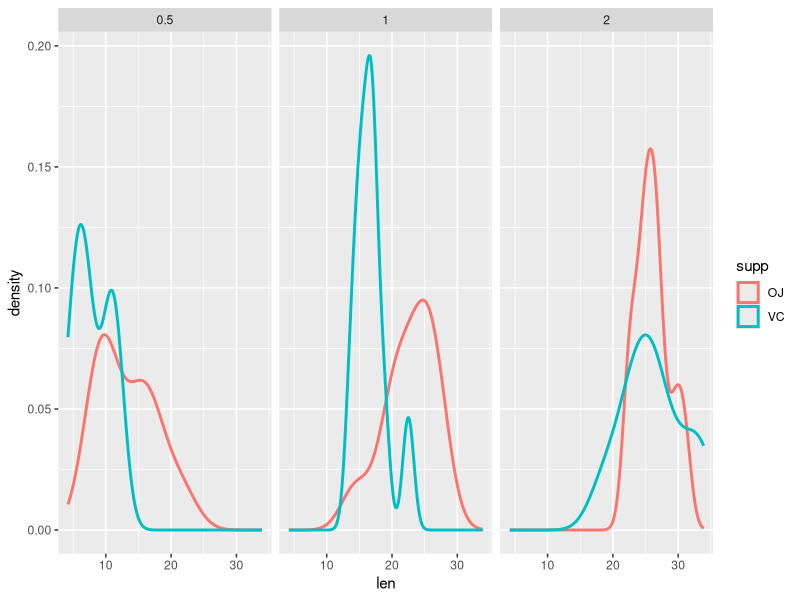

Write R code to recreate this figure.
## ---- chunk 1
knitr::opts_chunk$set(echo = TRUE)
library(ggplot2)
## ---- chunk 2
data("ToothGrowth")
str(ToothGrowth)
## ---- chunk 3
summary(ToothGrowth)
## ---- chunk 4
d <- ToothGrowth
g <- ggplot(d, aes(len, color = supp))
g <- g + facet_grid(.~dose)
g <- g + geom_density(size = 1)
print(g)

## ---- chunk 5
g1 <- d[d$supp == "OJ" & d$dose == 0.5, ]$len
g2 <- d[d$supp == "VC" & d$dose == 0.5, ]$len
difference <- g2 - g1
mn <- mean(difference)
s <- sd(difference)
n <- length(difference)
mn + c(-1, 1) * qt(.975, n - 1) * s / sqrt(n)
## ---- chunk 6
t.test(difference)
## ---- chunk 7
g1 <- d[d$supp == "OJ" & d$dose == 1, ]$len
g2 <- d[d$supp == "VC" & d$dose == 1, ]$len
difference <- g2 - g1
mn <- mean(difference)
s <- sd(difference)
n <- length(difference)
mn + c(-1, 1) * qt(.975, n - 1) * s / sqrt(n)
## ---- chunk 8
t.test(difference)
## ---- chunk 9
g1 <- d[d$supp == "OJ" & d$dose == 2, ]$len
g2 <- d[d$supp == "VC" & d$dose == 2, ]$len
difference <- g2 - g1
mn <- mean(difference)
s <- sd(difference)
n <- length(difference)
mn + c(-1, 1) * qt(.975, n - 1) * s / sqrt(n)
## ---- chunk 10
t.test(difference)
